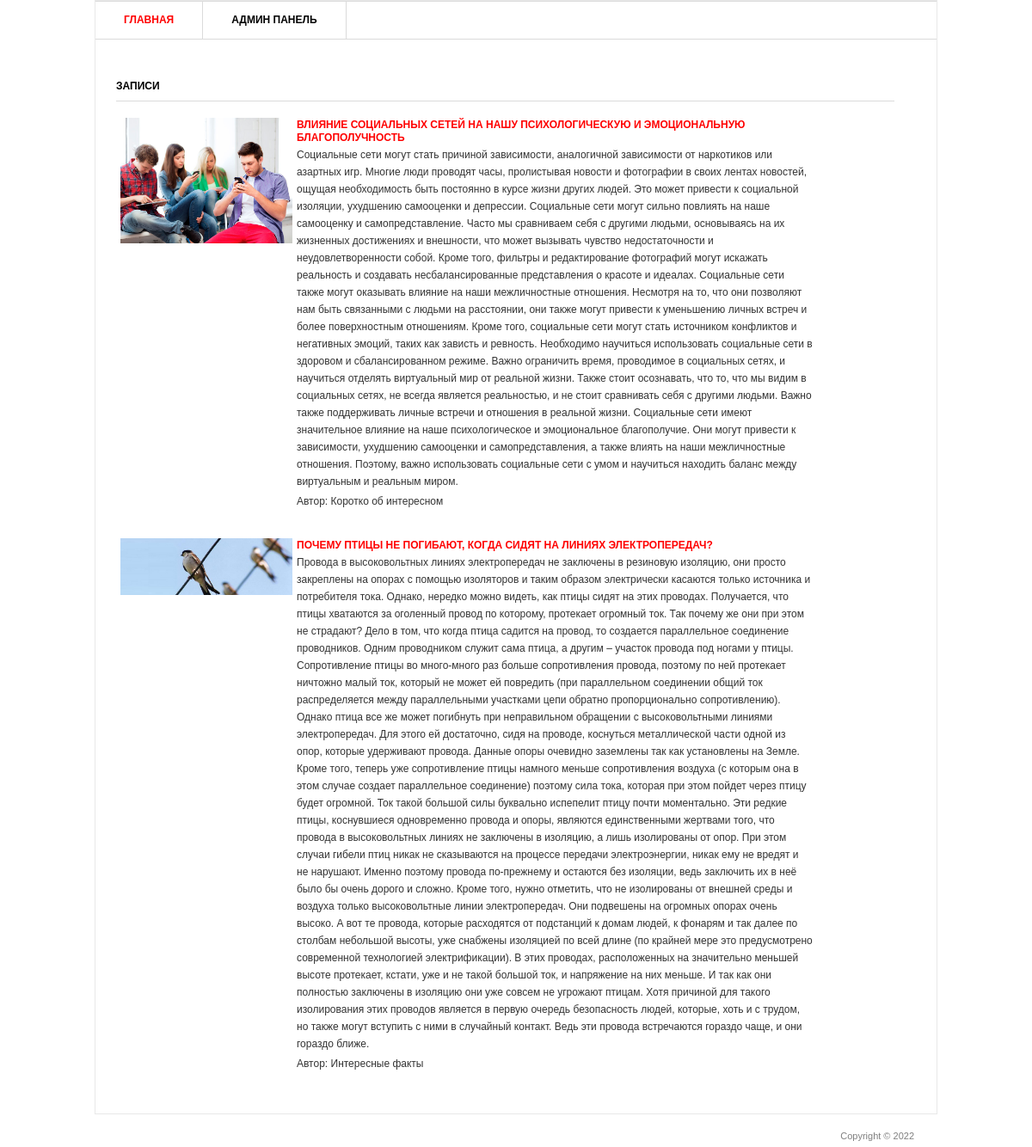
The page / on the database its author committed.
### blog/models.py (models this page shows, shortened)
class Post(models.Model):
    title = models.CharField('Заголовок записи', max_length=100)
    description = models.TextField('Текст записи')
    author = models.CharField('Имя автора', max_length=100)
    date = models.DateField('Дата публикации')
    img = models.ImageField('Изображение', upload_to='image/%Y')
    class Meta:
        verbose_name = 'Запись'
        verbose_name_plural = 'Записи'

### blog/views.py (the view)
# urls.py: urlpatterns = [path('', views.PostView.as_view()),
class PostView(View):
    def get(self, request):
        posts = Post.objects.all()
        return render(request, 'blog/blog.html', {'post_list': posts})

### templates/blog/blog.html (shortened to what this page needs)
{% load static %}
<html >
<head>
	<link rel="stylesheet" href="{% static 'css/style.css' %}" type="text/css" media="all" />
</head>
<body>
<div class="shell">
	<div class="border">
		<div id="navigation">
			<ul>
			    <li><a href="/" class="active">Главная</a></li>
			    <li><a href="admin/">Админ панель</a></li>
			</ul>
		</div>
		<div id="main">
			<div id="content" class="left">
				<div class="projects">
					<h3>Записи</h3>
                    {% for post in post_list %}
					<div class="item">
						<div class="image left">
							<a href="#"><img src="{{ post.img.url }}" width="200px" /></a>
						</div>
						<div class="text left">
							<h4><a href="{{post.id}}">{{ post.title }}</a></h4>
							<p>{{ post.description }}</p>
							<p>Автор:  {{ post.author }}</p>
						</div>
					</div>
					{% endfor %}
				</div>
			</div>
		</div>
	</div>
	<div id="footer">
		<p class="copy right">Copyright &copy;  2022 </p>
	</div>
</div>
</body>
</html>

### static/css/style.css (style rules this page uses)
* { margin: 0; padding: 0; outline:0; }
body { font-size: 12px; line-height: 20px; font-family: Georgia, Arial, Helvetica, Sans-Serif; color: #333; background: url() repeat 0 0; }
a { color: #ff0000; text-decoration: none; cursor:pointer; }
a img { border: 0; }
.left, .alignleft { float: left; display: inline; }
.right, .alignright { float: right; display: inline; }
.shell { width: 980px; margin: 0 auto; }
.border { border: 1px solid #e8e8e8; background: #fff; position: relative; }
#navigation { height: 43px; border-top: 1px solid #dbdbdb; border-bottom: 1px solid #dbdbdb; }
#navigation ul { list-style: none; }
#navigation ul li { float: left; height: 43px; border-right: 1px solid #dbdbdb; font-size: 12px; line-height: 43px; font-weight: bold; text-transform: uppercase; }
#navigation ul li a { float: left; height: 43px; color: #000; padding: 0 33px; }
#navigation ul li a:hover, #navigation ul li a.active { color: #ff0000; text-decoration: none; }
#main { width: 932px; padding: 37px 24px 17px 24px; }
#main h3 { font-size: 12px; line-height: 15px; color: #000; text-transform: uppercase; border-bottom: 1px solid #dbdbdb; padding: 0 0 9px 0; }
#content { width: 905px; }
.projects { padding: 10px 0 0 0; }
.projects h3 { margin: 0 0 17px 0; }
.projects .item { margin: 0 0 28px 0; }
.projects .image { width: 183px; height: 111px; border: 0px solid #dbdbdb; padding: 2px; margin: 0 20px 0 3px; }
.projects .text { width: 600px; }
.projects .text h4 { font-size: 12px; line-height: 15px; color: #333; text-transform: uppercase; padding: 3px 0 2px 0; }
.projects .text p { padding: 0 0 3px 0; }
#footer { font-family: Arial, sans-serif; font-size: 11px; line-height: 14px; color: #7f7f7f; padding: 18px 27px 20px 38px; }

### rows shown on the page
Post: img (picture), title "ВЛИЯНИЕ СОЦИАЛЬНЫХ СЕТЕЙ НА НАШУ ПСИХОЛОГИЧЕСКУЮ И ЭМОЦИОНАЛЬНУЮ БЛАГОПОЛУЧНОСТЬ", description "Социальные сети могут стать причиной зависимости, аналогичной зависимости от наркотиков или азартных игр. Многие люди проводят часы, пролистывая новости и фотографии в своих лентах новостей, ощущая необходимость быть постоянно в курсе жизни других людей. Это может привести к социальной изоляции, ухудшению самооценки и депрессии. Социальные сети могут сильно повлиять на наше самооценку и самопредставление. Часто мы сравниваем себя с другими людьми, основываясь на их жизненных достижениях и внешности, что может вызывать чувство недостаточности и неудовлетворенности собой. Кроме того, фильтры и редактирование фотографий могут искажать реальность и создавать несбалансированные представления о…", author "Коротко об интересном"
Post: img (picture), title "ПОЧЕМУ ПТИЦЫ НЕ ПОГИБАЮТ, КОГДА СИДЯТ НА ЛИНИЯХ ЭЛЕКТРОПЕРЕДАЧ?", description "Провода в высоковольтных линиях электропередач не заключены в резиновую изоляцию, они просто закреплены на опорах с помощью изоляторов и таким образом электрически касаются только источника и потребителя тока. Однако, нередко можно видеть, как птицы сидят на этих проводах. Получается, что птицы хватаются за оголенный провод по которому, протекает огромный ток. Так почему же они при этом не страдают? Дело в том, что когда птица садится на провод, то создается параллельное соединение проводников. Одним проводником служит сама птица, а другим – участок провода под ногами у птицы. Сопротивление птицы во много-много раз больше сопротивления провода, поэтому по ней протекает ничтожно малый ток,…", author "Интересные факты"
